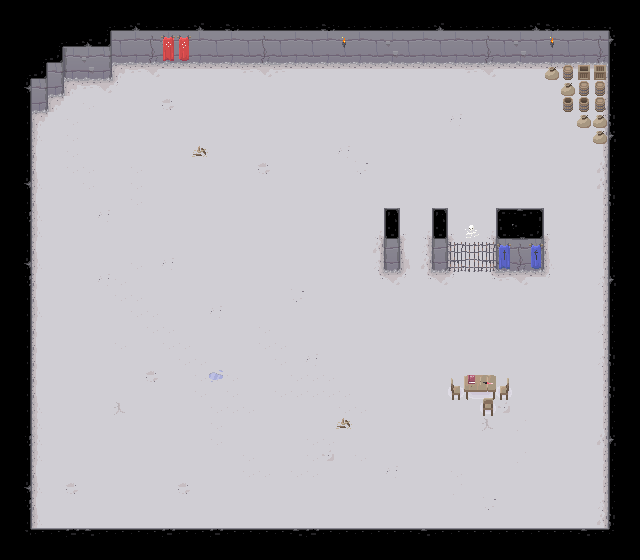

A level layout from a 2D game, rendered from its tile map. Below: a short description, then the map file with tile-grid data replaced by summaries:
An orthogonal 40x35 tile map with 16x16 px tiles, 5 tile layers (floor, shadow, background, foreground, ...) and 20 objects (warrior, pointer, me.LevelEntity).

<map version="1.0" orientation="orthogonal" renderorder="right-down" width="40" height="35" tilewidth="16" tileheight="16" nextobjectid="64">
 <tileset firstgid="1" name="test_dungeon_tiles" tilewidth="16" tileheight="16" tilecount="1050" columns="30">
  <image source="../img/map/dungeon tileset calciumtrice.png" width="480" height="560" />
 </tileset>
 <layer name="floor" width="40" height="35">
  <data>[1400 cells, 1036 non-empty, 23 distinct tile ids]</data>
 </layer>
 <layer name="shadow" width="40" height="35" opacity="0.7">
  <data>[1400 cells, 5 non-empty, 3 distinct tile ids]</data>
 </layer>
 <layer name="background" width="40" height="35">
  <data>[1400 cells, 111 non-empty, 33 distinct tile ids]</data>
 </layer>
 <objectgroup name="warrior">
  <object id="2" name="warrior" x="160" y="336" width="16" height="32">
   <properties>
    <property name="framewidth" value="32" />
    <property name="image" value="warrior spritesheet calciumtrice" />
   </properties>
  </object>
 </objectgroup>
 <layer name="foreground" width="40" height="35">
  <data>[1400 cells, 312 non-empty, 34 distinct tile ids]</data>
 </layer>
 <layer name="decorations" width="40" height="35">
  <data>[1400 cells, 8 non-empty, 7 distinct tile ids]</data>
 </layer>
 <objectgroup name="pointer">
  <object id="58" name="pointer" x="256" y="336" width="32" height="32">
   <properties>
    <property name="framewidth" value="32" />
    <property name="image" value="slime spritesheet calciumtrice_0" />
   </properties>
  </object>
 </objectgroup>
 <objectgroup name="collision">
  <object id="27" x="0" y="0" width="640" height="64" />
  <object id="28" x="0" y="64" width="32" height="496" />
  <object id="29" x="32" y="528" width="576" height="32" />
  <object id="30" x="608" y="64" width="32" height="496" />
  <object id="31" x="384" y="224" width="16" height="48" />
  <object id="32" x="432" y="224" width="16" height="48" />
  <object id="33" x="448" y="256" width="48" height="16" />
  <object id="34" x="496" y="224" width="48" height="48" />
  <object id="36" x="544" y="64" width="64" height="16" />
  <object id="38" x="560" y="80" width="48" height="32" />
  <object id="40" x="576" y="112" width="32" height="16" />
  <object id="41" x="592" y="128" width="16" height="16" />
  <object id="43" x="448" y="384" width="64" height="16" />
  <object id="44" x="480" y="400" width="16" height="16" />
  <object id="45" x="32" y="64" width="16" height="48" />
  <object id="48" x="48" y="64" width="16" height="32" />
  <object id="50" x="64" y="64" width="48" height="16" />
 </objectgroup>
 <objectgroup name="level02">
  <object id="61" name="me.LevelEntity" x="448" y="208" width="48" height="64">
   <properties>
    <property name="duration" value="250" />
    <property name="fade" value="#000000" />
    <property name="to" value="area02" />
   </properties>
  </object>
 </objectgroup>
</map>
